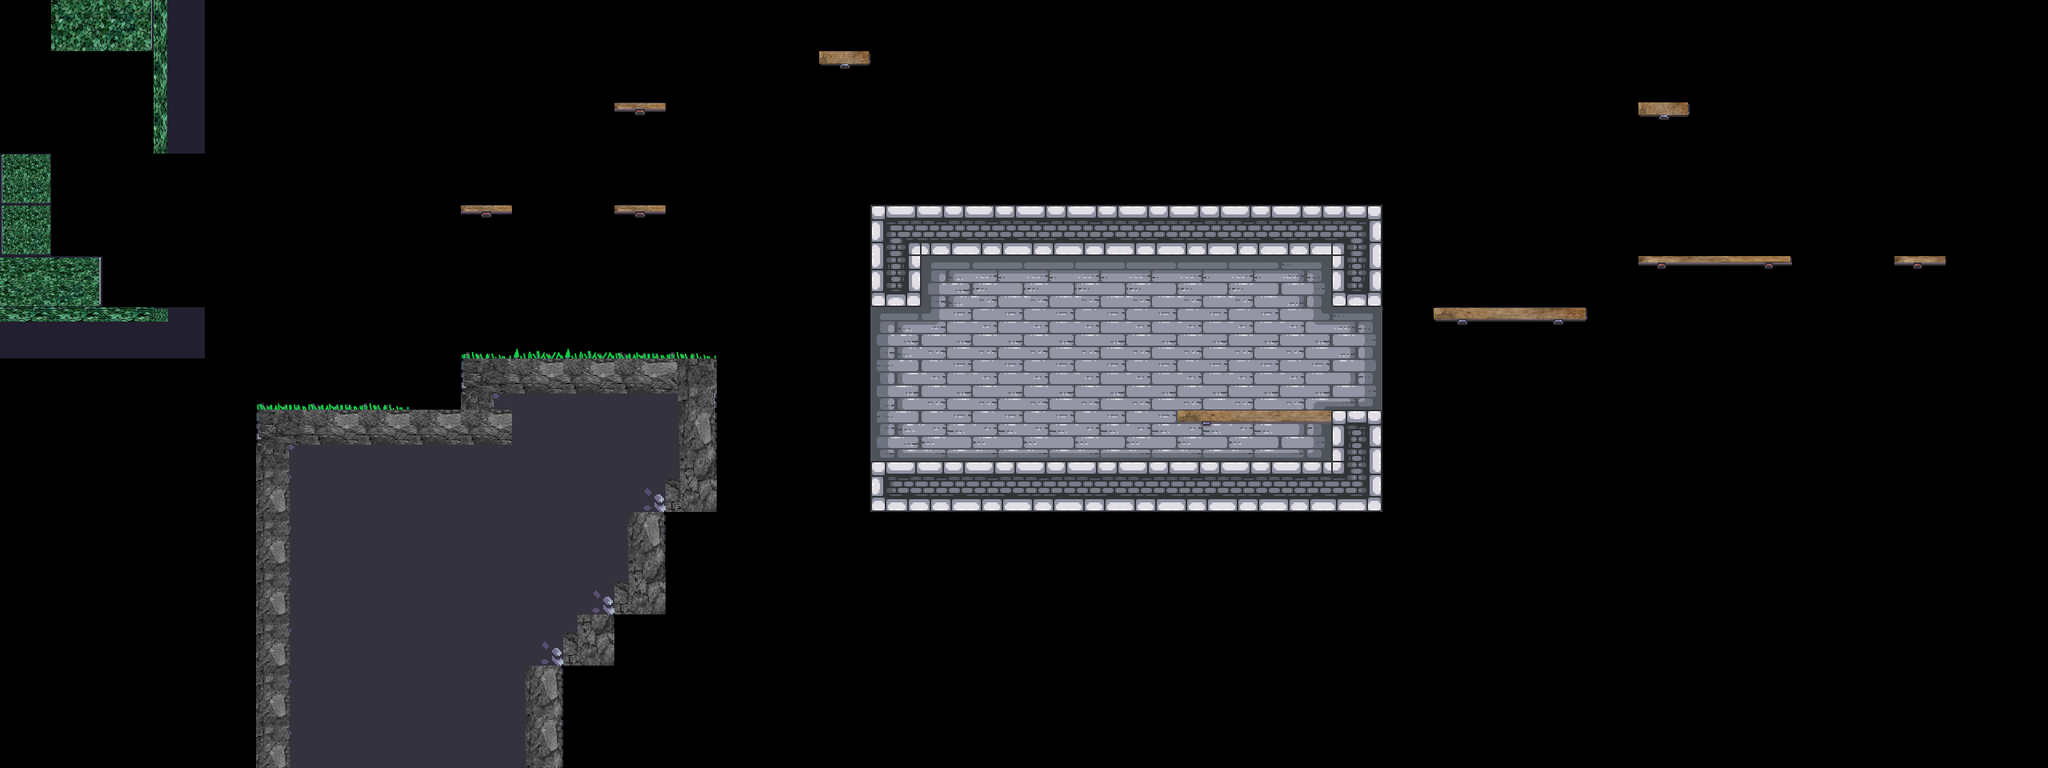

This game map was drawn from its Tiled (.tmx) file and the tilesets committed beside it. A one-line description and the trimmed map source follow:
An orthogonal 40x15 tile map with 64x64 px tiles, 4 tile layers (BG, Terrain, Platforms, FG), 8 tilesets and 22 objects (4x skull, 2x floor_spike, 2x helicopter, 2x shell, 2x tooth, ...).

<map version="1.10" tiledversion="1.11.0" orientation="orthogonal" renderorder="right-down" width="40" height="15" tilewidth="64" tileheight="64" infinite="0" nextlayerid="14" nextobjectid="81">
 <tileset firstgid="1" source="../tilesets/outside.tsx" />
 <tileset firstgid="49" source="../tilesets/items.tsx" />
 <tileset firstgid="54" source="../tilesets/inside.tsx" />
 <tileset firstgid="150" source="../tilesets/extra.tsx" />
 <tileset firstgid="216" source="../tilesets/objects.tsx" />
 <tileset firstgid="244" source="../tilesets/platforms.tsx" />
 <tileset firstgid="252" source="../tilesets/enemies.tsx" />
 <tileset firstgid="252" source="../tilesets/grass.tsx" />
 <layer id="9" name="BG" width="40" height="15">
  <data>[600 cells, 37 non-empty, 11 distinct tile ids]</data>
 </layer>
 <objectgroup id="12" name="BG details" class="window" />
 <layer id="1" name="Terrain" width="40" height="15">
  <data>[600 cells, 94 non-empty, 23 distinct tile ids]</data>
 </layer>
 <layer id="5" name="Platforms" width="40" height="15">
  <data>[600 cells, 15 non-empty, 8 distinct tile ids]</data>
 </layer>
 <layer id="10" name="FG" width="40" height="15">
  <data>[600 cells, 8 non-empty, 3 distinct tile ids]</data>
 </layer>
 <objectgroup id="4" name="Objects">
  <object id="4" name="flag" gid="219" x="2393" y="322" width="68" height="186" />
  <object id="15" name="player" gid="223" x="763.62" y="128.485" width="74" height="56" />
  <object id="69" name="floor_spike" gid="226" x="64" y="320" width="64" height="64">
   <properties>
    <property name="inverted" type="bool" value="false" />
   </properties>
  </object>
  <object id="71" name="floor_spike" gid="1073742050" x="64" y="128" width="64" height="64">
   <properties>
    <property name="inverted" type="bool" value="true" />
   </properties>
  </object>
 </objectgroup>
 <objectgroup id="13" name="Moving Objects">
  <object id="66" name="boat" x="1790.67" y="619.333" width="768" height="38">
   <properties>
    <property name="flip" type="bool" value="true" />
    <property name="platform" type="bool" value="true" />
    <property name="speed" type="int" value="60" />
   </properties>
  </object>
  <object id="73" name="spike" gid="227" x="1028" y="126" width="54" height="54">
   <properties>
    <property name="end_angle" type="int" value="180" />
    <property name="platform" type="bool" value="false" />
    <property name="radius" type="int" value="100" />
    <property name="speed" type="int" value="50" />
    <property name="start_angle" type="int" value="0" />
   </properties>
  </object>
  <object id="74" name="helicopter" x="341" y="114" width="10" height="320">
   <properties>
    <property name="flip" type="bool" value="false" />
    <property name="platform" type="bool" value="true" />
    <property name="speed" type="int" value="100" />
   </properties>
  </object>
  <object id="75" name="helicopter" x="657" y="177" width="300" height="10">
   <properties>
    <property name="flip" type="bool" value="false" />
    <property name="platform" type="bool" value="true" />
    <property name="speed" type="int" value="100" />
   </properties>
  </object>
 </objectgroup>
 <objectgroup id="7" name="Items">
  <object id="22" name="diamond" gid="49" x="1584" y="583" width="64" height="64" />
  <object id="23" name="gold" gid="50" x="2171" y="577" width="64" height="64" />
  <object id="24" name="potion" gid="51" x="0" y="194" width="64" height="64" />
  <object id="25" name="silver" gid="52" x="1343" y="438" width="64" height="64" />
  <object id="26" name="skull" gid="53" x="317" y="125" width="64" height="64" />
  <object id="78" name="skull" gid="53" x="576" y="262" width="64" height="64" />
  <object id="79" name="skull" gid="53" x="2048" y="135" width="64" height="64" />
  <object id="80" name="skull" gid="53" x="1857" y="386" width="64" height="64" />
 </objectgroup>
 <objectgroup id="6" name="Enemies">
  <object id="36" name="shell" gid="224" x="1652" y="509" width="76" height="46">
   <properties>
    <property name="reverse" type="bool" value="true" />
   </properties>
  </object>
  <object id="38" name="tooth" gid="225" x="1344" y="576" width="48" height="46" />
  <object id="39" name="shell" gid="224" x="576" y="448" width="76" height="46">
   <properties>
    <property name="reverse" type="bool" value="false" />
   </properties>
  </object>
  <object id="76" name="tooth" gid="225" x="1408" y="256" width="48" height="46" />
 </objectgroup>
 <objectgroup id="2" name="Water">
  <object id="2" name="water" x="0" y="640" width="2560" height="320" />
 </objectgroup>
 <objectgroup id="8" name="Data">
  <object id="28" name="Data" x="0" y="0" width="64" height="64">
   <properties>
    <property name="bg" value="" />
    <property name="bottom_limit" type="int" value="200" />
    <property name="death_border_bottom" type="int" value="0" />
    <property name="horizon_line" type="int" value="600" />
    <property name="level_unlock" type="int" value="1" />
    <property name="top_limit" type="int" value="100" />
   </properties>
  </object>
 </objectgroup>
</map>
